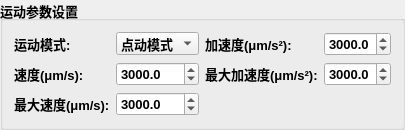
               <widget class="QGroupBox" name="groupBoxMotionParams">
                <property name="font">
                 <font>
                  <pointsize>10</pointsize>
                  <bold>true</bold>
                 </font>
                </property>
                <property name="title">
                 <string>运动参数设置</string>
                </property>
                <layout class="QGridLayout" name="gridLayout_motionParams">
                 <item row="1" column="0">
                  <widget class="QLabel" name="labelSpeed">
                   <property name="text">
                    <string>速度(μm/s):</string>
                   </property>
                  </widget>
                 </item>
                 <item row="1" column="1">
                  <widget class="QDoubleSpinBox" name="spinBoxSpeed">
                   <property name="decimals">
                    <number>1</number>
                   </property>
                   <property name="minimum">
                    <double>0.100000000000000</double>
                   </property>
                   <property name="maximum">
                    <double>6000.000000000000000</double>
                   </property>
                   <property name="singleStep">
                    <double>0.100000000000000</double>
                   </property>
                   <property name="value">
                    <double>3000.000000000000000</double>
                   </property>
                  </widget>
                 </item>
                 <item row="1" column="2">
                  <widget class="QLabel" name="labelMaxAccel">
                   <property name="text">
                    <string>最大加速度(μm/s²):</string>
                   </property>
                  </widget>
                 </item>
                 <item row="1" column="3">
                  <widget class="QDoubleSpinBox" name="spinBoxMaxAccel">
                   <property name="decimals">
                    <number>1</number>
                   </property>
                   <property name="minimum">
                    <double>0.100000000000000</double>
                   </property>
                   <property name="maximum">
                    <double>7000.000000000000000</double>
                   </property>
                   <property name="singleStep">
                    <double>0.100000000000000</double>
                   </property>
                   <property name="value">
                    <double>3000.000000000000000</double>
                   </property>
                  </widget>
                 </item>
                 <item row="0" column="0">
                  <widget class="QLabel" name="labelMotionMode">
                   <property name="text">
                    <string>运动模式:</string>
                   </property>
                  </widget>
                 </item>
                 <item row="0" column="1">
                  <widget class="QComboBox" name="comboBoxMotionMode">
                   <item>
                    <property name="text">
                     <string>点动模式</string>
                    </property>
                   </item>
                   <item>
                    <property name="text">
                     <string>连续模式</string>
                    </property>
                   </item>
                  </widget>
                 </item>
                 <item row="0" column="2">
                  <widget class="QLabel" name="labelAccel">
                   <property name="text">
                    <string>加速度(μm/s²):</string>
                   </property>
                  </widget>
                 </item>
                 <item row="0" column="3">
                  <widget class="QDoubleSpinBox" name="spinBoxAccel">
                   <property name="decimals">
                    <number>1</number>
                   </property>
                   <property name="minimum">
                    <double>0.100000000000000</double>
                   </property>
                   <property name="maximum">
                    <double>7000.000000000000000</double>
                   </property>
                   <property name="singleStep">
                    <double>0.100000000000000</double>
                   </property>
                   <property name="value">
                    <double>3000.000000000000000</double>
                   </property>
                  </widget>
                 </item>
                 <item row="2" column="0">
                  <widget class="QLabel" name="labelMaxSpeed">
                   <property name="text">
                    <string>最大速度(μm/s):</string>
                   </property>
                  </widget>
                 </item>
                 <item row="2" column="1">
                  <widget class="QDoubleSpinBox" name="spinBoxMaxSpeed">
                   <property name="decimals">
                    <number>1</number>
                   </property>
                   <property name="minimum">
                    <double>0.100000000000000</double>
                   </property>
                   <property name="maximum">
                    <double>6000.000000000000000</double>
                   </property>
                   <property name="singleStep">
                    <double>0.100000000000000</double>
                   </property>
                   <property name="value">
                    <double>3000.000000000000000</double>
                   </property>
                  </widget>
                 </item>
                </layout>
               </widget>
